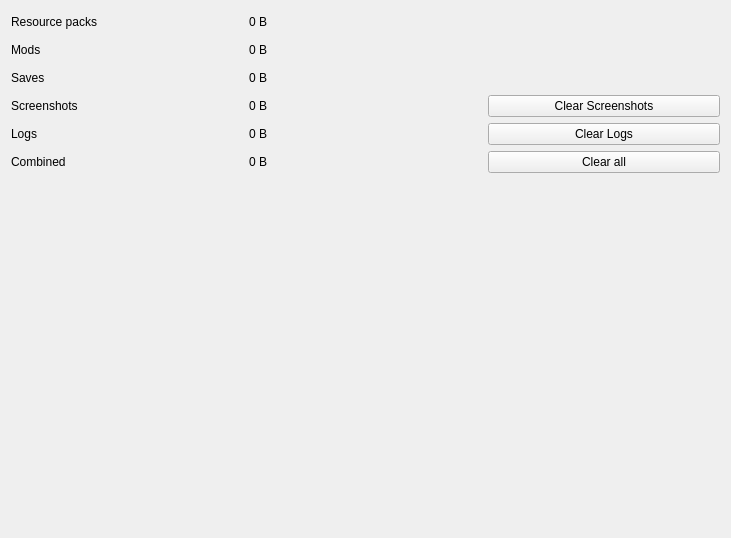
<?xml version="1.0" encoding="UTF-8"?>
<ui version="4.0">
 <class>StoragePage</class>
 <widget class="QWidget" name="StoragePage">
  <property name="geometry">
   <rect>
    <x>0</x>
    <y>0</y>
    <width>731</width>
    <height>538</height>
   </rect>
  </property>
  <layout class="QVBoxLayout" name="verticalLayout">
   <item>
    <layout class="QGridLayout" name="gridLayout">
     <item row="0" column="0">
      <widget class="QLabel" name="label">
       <property name="sizePolicy">
        <sizepolicy hsizetype="Preferred" vsizetype="Maximum">
         <horstretch>0</horstretch>
         <verstretch>0</verstretch>
        </sizepolicy>
       </property>
       <property name="text">
        <string>Resource packs</string>
       </property>
      </widget>
     </item>
     <item row="0" column="1">
      <widget class="QLabel" name="label_resource_packs">
       <property name="sizePolicy">
        <sizepolicy hsizetype="Preferred" vsizetype="Preferred">
         <horstretch>0</horstretch>
         <verstretch>0</verstretch>
        </sizepolicy>
       </property>
       <property name="text">
        <string>0 B</string>
       </property>
      </widget>
     </item>
     <item row="1" column="0">
      <widget class="QLabel" name="label_2">
       <property name="sizePolicy">
        <sizepolicy hsizetype="Preferred" vsizetype="Maximum">
         <horstretch>0</horstretch>
         <verstretch>0</verstretch>
        </sizepolicy>
       </property>
       <property name="text">
        <string>Mods</string>
       </property>
      </widget>
     </item>
     <item row="1" column="1">
      <widget class="QLabel" name="label_mods">
       <property name="text">
        <string>0 B</string>
       </property>
      </widget>
     </item>
     <item row="2" column="0">
      <widget class="QLabel" name="label_3">
       <property name="sizePolicy">
        <sizepolicy hsizetype="Preferred" vsizetype="Maximum">
         <horstretch>0</horstretch>
         <verstretch>0</verstretch>
        </sizepolicy>
       </property>
       <property name="text">
        <string>Saves</string>
       </property>
      </widget>
     </item>
     <item row="2" column="1">
      <widget class="QLabel" name="label_saves">
       <property name="text">
        <string>0 B</string>
       </property>
      </widget>
     </item>
     <item row="3" column="0">
      <widget class="QLabel" name="label_4">
       <property name="sizePolicy">
        <sizepolicy hsizetype="Preferred" vsizetype="Maximum">
         <horstretch>0</horstretch>
         <verstretch>0</verstretch>
        </sizepolicy>
       </property>
       <property name="text">
        <string>Screenshots</string>
       </property>
      </widget>
     </item>
     <item row="3" column="1">
      <widget class="QLabel" name="label_screenshots">
       <property name="text">
        <string>0 B</string>
       </property>
      </widget>
     </item>
     <item row="3" column="2">
      <widget class="QPushButton" name="button_clear_screenshots">
       <property name="text">
        <string>Clear Screenshots</string>
       </property>
      </widget>
     </item>
     <item row="4" column="0">
      <widget class="QLabel" name="label_5">
       <property name="sizePolicy">
        <sizepolicy hsizetype="Preferred" vsizetype="Maximum">
         <horstretch>0</horstretch>
         <verstretch>0</verstretch>
        </sizepolicy>
       </property>
       <property name="text">
        <string>Logs</string>
       </property>
      </widget>
     </item>
     <item row="4" column="1">
      <widget class="QLabel" name="label_logs">
       <property name="text">
        <string>0 B</string>
       </property>
      </widget>
     </item>
     <item row="4" column="2">
      <widget class="QPushButton" name="button_clear_logs">
       <property name="text">
        <string>Clear Logs</string>
       </property>
      </widget>
     </item>
     <item row="5" column="0">
      <widget class="QLabel" name="label_6">
       <property name="sizePolicy">
        <sizepolicy hsizetype="Preferred" vsizetype="Maximum">
         <horstretch>0</horstretch>
         <verstretch>0</verstretch>
        </sizepolicy>
       </property>
       <property name="text">
        <string>Combined</string>
       </property>
      </widget>
     </item>
     <item row="5" column="1">
      <widget class="QLabel" name="label_combined">
       <property name="text">
        <string>0 B</string>
       </property>
      </widget>
     </item>
     <item row="5" column="2">
      <widget class="QPushButton" name="button_clear_all">
       <property name="text">
        <string>Clear all</string>
       </property>
      </widget>
     </item>
     <item row="2" column="2">
      <widget class="QPushButton" name="pushButton">
       <property name="enabled">
        <bool>false</bool>
       </property>
       <property name="text">
        <string/>
       </property>
       <property name="flat">
        <bool>true</bool>
       </property>
      </widget>
     </item>
     <item row="1" column="2">
      <widget class="QPushButton" name="pushButton_3">
       <property name="enabled">
        <bool>false</bool>
       </property>
       <property name="text">
        <string/>
       </property>
       <property name="flat">
        <bool>true</bool>
       </property>
      </widget>
     </item>
     <item row="0" column="2">
      <widget class="QPushButton" name="pushButton_2">
       <property name="enabled">
        <bool>false</bool>
       </property>
       <property name="text">
        <string/>
       </property>
       <property name="flat">
        <bool>true</bool>
       </property>
      </widget>
     </item>
    </layout>
   </item>
   <item>
    <spacer name="verticalSpacer">
     <property name="orientation">
      <enum>Qt::Vertical</enum>
     </property>
     <property name="sizeHint" stdset="0">
      <size>
       <width>20</width>
       <height>40</height>
      </size>
     </property>
    </spacer>
   </item>
  </layout>
 </widget>
 <resources/>
 <connections/>
</ui>
